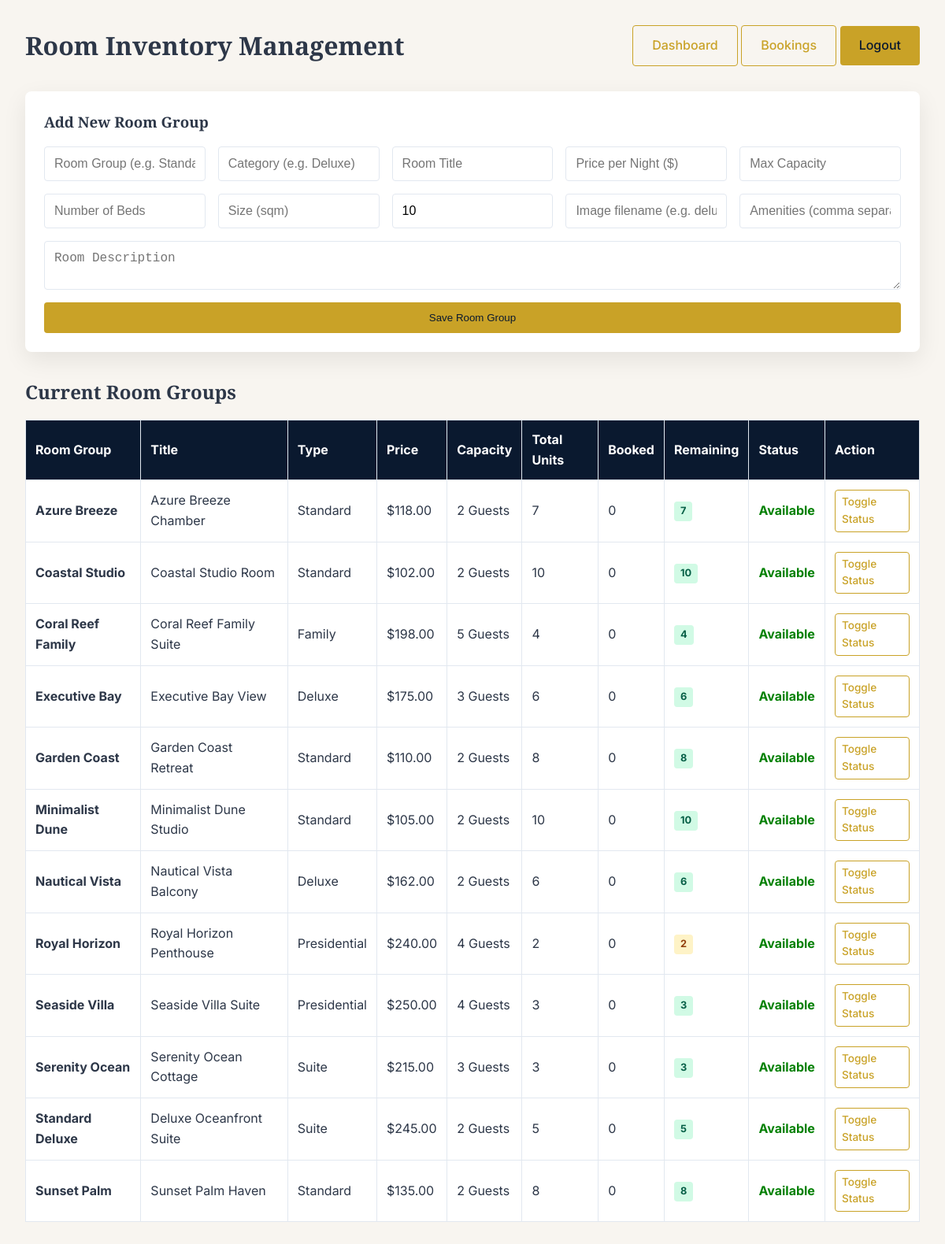
/admin/rooms.php (signed in), run on the app's committed database.
### tables this page shows
CREATE TABLE rooms (
    id INT AUTO_INCREMENT PRIMARY KEY,
    room_group VARCHAR(50) NOT NULL UNIQUE,    
    type VARCHAR(50) NOT NULL,                 
    title VARCHAR(150) NOT NULL,
    description TEXT,
    price DECIMAL(10,2) NOT NULL,
    capacity INT DEFAULT 2,
    beds INT DEFAULT 1,
    size_sqm INT,
    total_quantity INT DEFAULT 10,             
    image VARCHAR(255),
    amenities TEXT,
    status ENUM('available','maintenance') DEFAULT 'available'
);

### includes/functions.php (called while the page is built, shortened)
<?php
function sanitize($data) {
    return htmlspecialchars(trim($data), ENT_QUOTES, 'UTF-8');
}

### admin/rooms.php (the view, shortened to what this page needs)
<?php
require_once '../includes/functions.php';
$pdo = getDBConnection();
$rooms = $pdo->query(
    "SELECT r.*,
            COALESCE(SUM(CASE WHEN b.status IN ('confirmed','pending') THEN b.quantity ELSE 0 END), 0) AS booked_units
     FROM rooms r
     LEFT JOIN bookings b ON b.room_id = r.id
     GROUP BY r.id
     ORDER BY r.room_group ASC"
)->fetchAll();
?>
<!DOCTYPE html>
<html lang="en">
<head>
    <link rel="stylesheet" href="../assets/css/style.css">
</head>
<body style="padding: 2rem;">
    <div style="display: flex; justify-content: space-between; align-items: center; margin-bottom: 2rem;">
        <h1>Room Inventory Management</h1>
        <div>
            <a href="index.php" class="btn btn-outline">Dashboard</a>
            <a href="bookings.php" class="btn btn-outline">Bookings</a>
            <a href="logout.php" class="btn btn-gold">Logout</a>
        </div>
    </div>
    <div style="background: #fff; padding: 1.5rem; border-radius: 8px; box-shadow: var(--shadow); margin-bottom: 2rem;">
        <h3>Add New Room Group</h3>
        <form method="POST" action="rooms.php" style="display: grid; grid-template-columns: repeat(auto-fit, minmax(200px, 1fr)); gap: 1rem; margin-top: 1rem;">
            <input type="text" name="room_group" placeholder="Room Group (e.g. Standard Deluxe)" class="form-control" required>
            <input type="text" name="type" placeholder="Category (e.g. Deluxe)" class="form-control" required>
            <input type="text" name="title" placeholder="Room Title" class="form-control" required>
            <input type="number" step="0.01" name="price" placeholder="Price per Night ($)" class="form-control" required>
            <input type="number" name="capacity" placeholder="Max Capacity" class="form-control" required>
            <input type="number" name="beds" placeholder="Number of Beds" class="form-control" required>
            <input type="number" name="size_sqm" placeholder="Size (sqm)" class="form-control" required>
            <input type="number" name="total_quantity" placeholder="Total Units in Group" class="form-control" min="1" value="10" required>
            <input type="text" name="image" placeholder="Image filename (e.g. deluxe.jpg)" class="form-control">
            <input type="text" name="amenities" placeholder="Amenities (comma separated)" class="form-control" required>
            <textarea name="description" placeholder="Room Description" class="form-control" style="grid-column: 1 / -1;" required></textarea>
            <button type="submit" class="btn btn-gold" style="grid-column: 1 / -1;">Save Room Group</button>
        </form>
    </div>
    <h2>Current Room Groups</h2>
    <table>
        <thead>
            <tr>
                <th>Room Group</th>
                <th>Title</th>
                <th>Type</th>
                <th>Price</th>
                <th>Capacity</th>
                <th>Total Units</th>
                <th>Booked</th>
                <th>Remaining</th>
                <th>Status</th>
                <th>Action</th>
            </tr>
        </thead>
        <tbody>
            <?php foreach ($rooms as $room): ?>
                <?php
                    $total    = (int)$room['total_quantity'];
                    $booked   = (int)$room['booked_units'];
                    $remain   = max(0, $total - $booked);
                    $cls      = $remain <= 0 ? 'units-none' : ($remain <= 2 ? 'units-low' : 'units-ok');
                ?>
                <tr>
                    <td><strong><?php echo sanitize($room['room_group']); ?></strong></td>
                    <td><?php echo sanitize($room['title']); ?></td>
                    <td><?php echo sanitize($room['type']); ?></td>
                    <td>$<?php echo number_format($room['price'], 2); ?></td>
                    <td><?php echo $room['capacity']; ?> Guests</td>
                    <td><?php echo $total; ?></td>
                    <td><?php echo $booked; ?></td>
                    <td>
                        <span class="units-badge <?php echo $cls; ?>">
                            <?php echo $remain; ?>
                        </span>
                    </td>
                    <td>
                        <span style="color: <?php echo $room['status'] === 'available' ? 'green' : 'red'; ?>; font-weight: bold;">
                            <?php echo ucfirst($room['status']); ?>
                        </span>
                    </td>
                    <td>
                        <a href="rooms.php?toggle_status=<?php echo $room['status']; ?>&id=<?php echo $room['id']; ?>" class="btn btn-outline" style="padding: 0.25rem 0.5rem; font-size: 0.85rem;">
                            Toggle Status
                        </a>
                    </td>
                </tr>
            <?php endforeach; ?>
        </tbody>
    </table>
</body>
</html>

### assets/css/style.css (style rules this page uses)
:root { --navy: #0a192f; --navy-light: #172a45; --gold: #c9a227; --gold-hover: #b08d1e; --cream: #f8f5f0; --white: #ffffff; --text-dark: #2d3748; --text-muted: #718096; --shadow: 0 10px 30px rgba(0,0,0,0.08); --transition: all 0.3s ease; }
* { box-sizing: border-box; margin: 0; padding: 0; }
body { font-family: 'Inter', sans-serif; background-color: var(--cream); color: var(--text-dark); line-height: 1.6; overflow-x: hidden; }
h1, h2, h3, h4, .font-serif { font-family: 'Playfair Display', serif; }
.btn { display: inline-block; padding: 0.75rem 1.5rem; border-radius: 4px; text-decoration: none; font-weight: 500; transition: var(--transition); cursor: pointer; border: none; }
.btn-gold { background: var(--gold); color: var(--navy) !important; }
.btn-outline { border: 1px solid var(--gold); color: var(--gold) !important; background: transparent; }
.form-control { width: 100%; padding: 0.75rem; border: 1px solid #e2e8f0; border-radius: 4px; font-size: 1rem; }

### admin/rooms.php (style rules this page uses)
table { width: 100%; border-collapse: collapse; margin-top: 1rem; background: #fff; }
th, td { padding: 0.75rem; border: 1px solid #e2e8f0; text-align: left; }
th { background: var(--navy); color: #fff; }
.units-badge { display: inline-block; padding: 0.15rem 0.5rem; border-radius: 4px; font-size: 0.8rem; font-weight: 700; }
.units-ok { background: #d1fae5; color: #065f46; }
.units-low { background: #fef3c7; color: #92400e; }

### data on the page
rooms: room_group "Azure Breeze", title "Azure Breeze Chamber", type "Standard", price "118.00", capacity "2", total_quantity "7", booked "0", status "Available"
rooms: room_group "Coastal Studio", title "Coastal Studio Room", type "Standard", price "102.00", capacity "2", total_quantity "10", booked "0", status "Available"
rooms: room_group "Coral Reef Family", title "Coral Reef Family Suite", type "Family", price "198.00", capacity "5", total_quantity "4", booked "0", status "Available"
rooms: room_group "Executive Bay", title "Executive Bay View", type "Deluxe", price "175.00", capacity "3", total_quantity "6", booked "0", status "Available"
rooms: room_group "Garden Coast", title "Garden Coast Retreat", type "Standard", price "110.00", capacity "2", total_quantity "8", booked "0", status "Available"
rooms: room_group "Minimalist Dune", title "Minimalist Dune Studio", type "Standard", price "105.00", capacity "2", total_quantity "10", booked "0", status "Available"
rooms: room_group "Nautical Vista", title "Nautical Vista Balcony", type "Deluxe", price "162.00", capacity "2", total_quantity "6", booked "0", status "Available"
rooms: room_group "Royal Horizon", title "Royal Horizon Penthouse", type "Presidential", price "240.00", capacity "4", total_quantity "2", booked "0", status "Available"
rooms: room_group "Seaside Villa", title "Seaside Villa Suite", type "Presidential", price "250.00", capacity "4", total_quantity "3", booked "0", status "Available"
rooms: room_group "Serenity Ocean", title "Serenity Ocean Cottage", type "Suite", price "215.00", capacity "3", total_quantity "3", booked "0", status "Available"
rooms: room_group "Standard Deluxe", title "Deluxe Oceanfront Suite", type "Suite", price "245.00", capacity "2", total_quantity "5", booked "0", status "Available"
rooms: room_group "Sunset Palm", title "Sunset Palm Haven", type "Standard", price "135.00", capacity "2", total_quantity "8", booked "0", status "Available"
